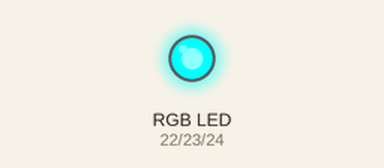
Simulated run of this sketch. Board: Arduino Mega 2560, built with avr-gcc and run on an emulated ATmega2560. Shown: an RGB LED mixed from three pins (HIGH = lit).

Above: at 0.5 s.
At 2.5 s:
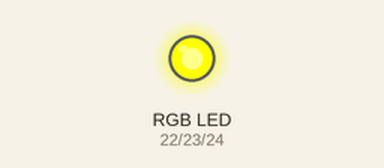
At 3.5 s:
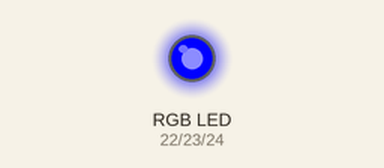
At 4.5 s:
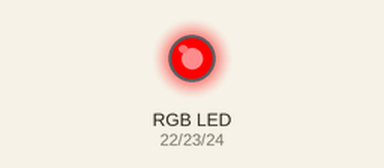
At 6.5 s:
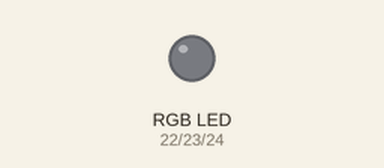
At 9.5 s:
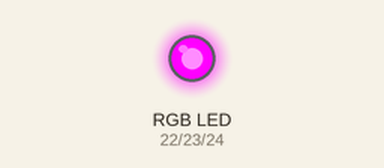
Timing chart, 0 to 10.4 s (numbered marks = the images above):
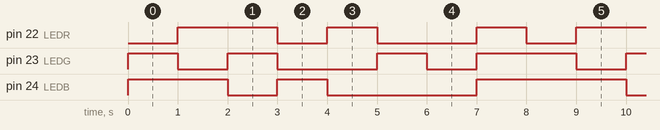

The sketch:

RGB_LED_Control.ino
```cpp
/*
  Lab 4
  RGB LED Control
*/

#define LEDR 22
#define LEDG 23
#define LEDB 24

void setup() {

  pinMode(LEDR, OUTPUT);
  pinMode(LEDG, OUTPUT);
  pinMode(LEDB, OUTPUT);

}

void loop() {

  // RED
  digitalWrite(LEDR, LOW);
  digitalWrite(LEDG, HIGH);
  digitalWrite(LEDB, HIGH);
  delay(1000);

  // GREEN
  digitalWrite(LEDR, HIGH);
  digitalWrite(LEDG, LOW);
  digitalWrite(LEDB, HIGH);
  delay(1000);

  // BLUE
  digitalWrite(LEDR, HIGH);
  digitalWrite(LEDG, HIGH);
  digitalWrite(LEDB, LOW);
  delay(1000);

  // YELLOW
  digitalWrite(LEDR, LOW);
  digitalWrite(LEDG, LOW);
  digitalWrite(LEDB, HIGH);
  delay(1000);

  // CYAN
  digitalWrite(LEDR, HIGH);
  digitalWrite(LEDG, LOW);
  digitalWrite(LEDB, LOW);
  delay(1000);

  // MAGENTA
  digitalWrite(LEDR, LOW);
  digitalWrite(LEDG, HIGH);
  digitalWrite(LEDB, LOW);
  delay(1000);

  // WHITE
  digitalWrite(LEDR, LOW);
  digitalWrite(LEDG, LOW);
  digitalWrite(LEDB, LOW);
  delay(1000);

  // OFF
  digitalWrite(LEDR, HIGH);
  digitalWrite(LEDG, HIGH);
  digitalWrite(LEDB, HIGH);
  delay(1000);

}
```

Measured:
- by itself, pin 22 (LEDR), pin 23 (LEDG): repeats every 8.0 s: LOW 1.0 s, HIGH 1.0 s, LOW 2.0 s, HIGH 1.0 s, LOW 1.0 s, HIGH 2.0 s
- by itself, pin 24 (LEDB): repeats every 8.0 s: LOW 1.0 s, HIGH 1.0 s, LOW 3.0 s, HIGH 3.0 s
- by itself, everything shown: repeats every 8.0 s, in 8 steps
